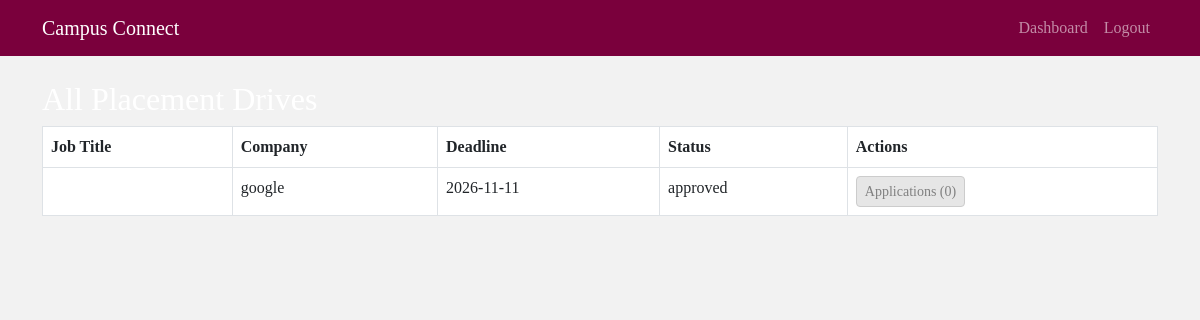
Before: /admin/all_drives (signed in) with the older database file.
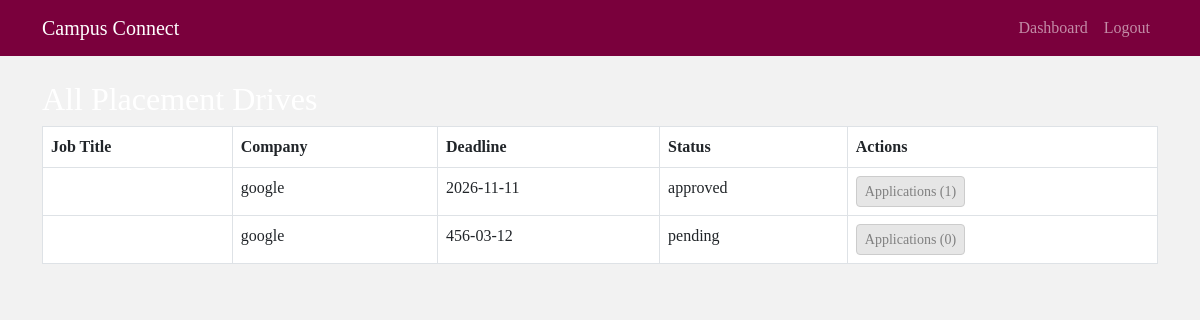
After: the same page with the newer database file.
### models.py (models this page shows)
class PlacementDrive(db.Model):
    __tablename__ = 'placement_drives'
    id = db.Column(db.Integer, primary_key=True)
    company_id = db.Column(db.Integer, db.ForeignKey('company_profiles.id'), nullable=False)
    position_title = db.Column(db.String(150), nullable=False)
    jd = db.Column(db.Text, nullable=False)
    eligibility_criteria = db.Column(db.Text, nullable=False)
    deadline = db.Column(db.Date, nullable=False)
    status = db.Column(db.String(20), default='pending') # pending, approved, rejected, closed
    applications = db.relationship('Application', backref='drive', cascade='all, delete-orphan')

class CompanyProfile(db.Model):
    __tablename__ = 'company_profiles'
    id = db.Column(db.Integer, primary_key=True)
    user_id = db.Column(db.Integer, db.ForeignKey('users.id'), nullable=False)
    company_name = db.Column(db.String(100), nullable=False)
    hr_contact = db.Column(db.String(100))
    website = db.Column(db.String(100))
    is_approved = db.Column(db.Boolean, default=False)
    drives = db.relationship('PlacementDrive', backref='company', cascade='all, delete-orphan')

### views/admin.py (the view)
@admin_bp.route('/all_drives')
@login_required
@role_required('admin')
def all_drives():
    drives = PlacementDrive.query.all()
    return render_template('admin/all_drives.html', drives=drives)

### views/utils.py (called while the page is built)
def role_required(role):
    def wrapper(f):
        @wraps(f)
        def check_role_and_execute(*args, **kwargs):
            if not current_user.is_authenticated or current_user.role != role:
                abort(403)
            if not current_user.is_active:
                abort(403, description="Your account is deactivated.")
            return f(*args, **kwargs)
        return check_role_and_execute
    return wrapper

### templates/admin/all_drives.html (shortened to what this page needs)
{% extends "layout.html" %}
{% block content %}
<h2>All Placement Drives</h2>
<table class="table table-bordered">
    <thead>
        <tr>
            <th>Job Title</th>
            <th>Company</th>
            <th>Deadline</th>
            <th>Status</th>
            <th>Actions</th>
        </tr>
    </thead>
    <tbody>
        {% for drive in drives %}
        <tr>
            <td>{{ drive.job_title }}</td>
            <td>{{ drive.company.company_name }}</td>
            <td>{{ drive.deadline.strftime('%Y-%m-%d') }}</td>
            <td>{{ drive.status }}</td>
            <td>
                <a href="{{ url_for('admin.drive_applications', drive_id=drive.id) }}" class="btn btn-primary btn-sm">
                    Applications ({{ drive.applications|length }})
                </a>
            </td>
        </tr>
        {% endfor %}
    </tbody>
</table>
{% endblock %}

Changed rows visible on the page:
computed for PlacementDrive "approved": applications|length "0" → "1"
added PlacementDrive: company.company_name "google", deadline "456-03-12", status "pending", applications|length "0"
